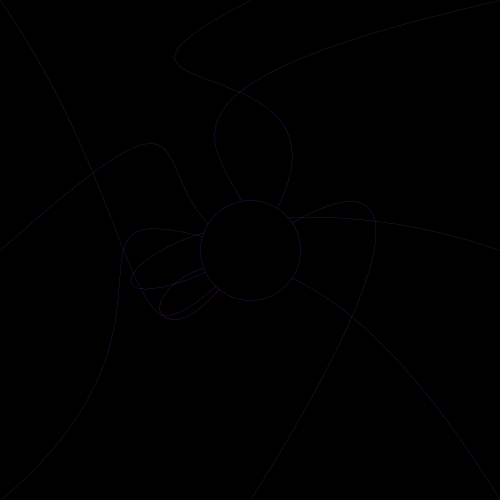
Frame 1 (no input)
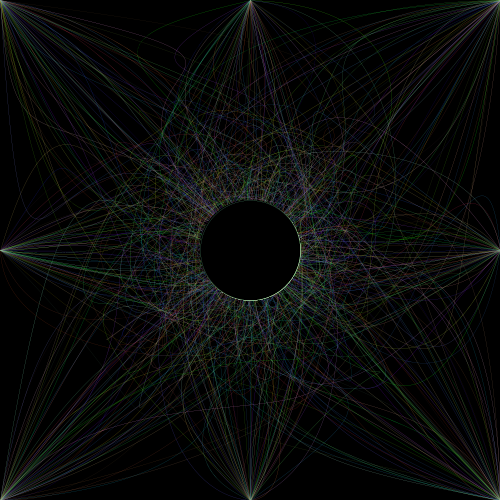
Frame 60 (the mouse pressed at the canvas centre just before this capture)
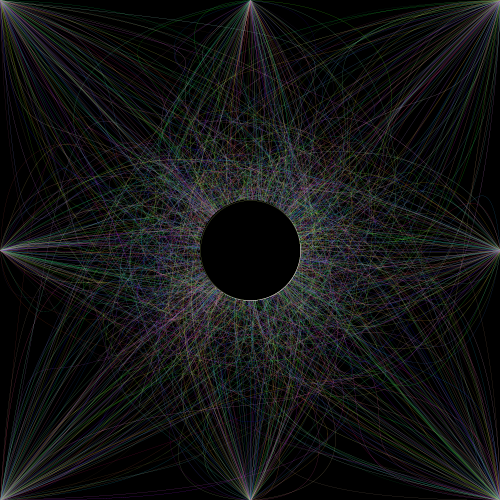
Frame 120 (the mouse held since frame 60 and released just before this capture)

The Processing sketch that drew these frames (run headless with seeded random() and noise(); from frame 60 on, the mouse is pressed at the canvas centre):

// Processing sketch: processing_11066
// ── processing_11066.pde

void setup(){
  size(500,500);
  background(0);
  strokeWeight(0);
  smooth();
  frameRate(10);

}

void draw(){
  smooth();
  noFill();
 
  stroke(random(255), random(255), random(255));
  
 bezier(250, 250, random(500), random(500), random(500), random(500), 0, 0);
  bezier(250, 250, random(500), random(500), random(500), random(500), 500, 0);
  bezier(250, 250, random(500), random(500), random(500), random(500), 0, 500);
  bezier(250, 250, random(500), random(500), random(500), random(500), 500, 500);
  bezier(250, 250, random(500), random(500), random(500), random(500), 0, 250);
  bezier(250, 250, random(500), random(500), random(500), random(500), 250, 0);
 bezier(250, 250, random(500), random(500), random(500), random(500), 500, 250);
 bezier(250, 250, random(500), random(500), random(500), random(500), 250, 500);
  fill(0);
  ellipse(250,250,100,100);

}
void keyPressed() {
if (keyCode == TAB){
  background(0);
}
}
